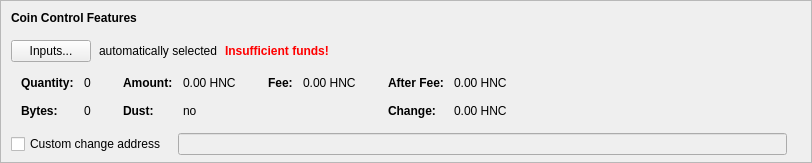
    <widget class="QFrame" name="frameCoinControl">
     <property name="sizePolicy">
      <sizepolicy hsizetype="Expanding" vsizetype="Expanding">
       <horstretch>0</horstretch>
       <verstretch>0</verstretch>
      </sizepolicy>
     </property>
     <property name="maximumSize">
      <size>
       <width>16777215</width>
       <height>16777215</height>
      </size>
     </property>
     <property name="frameShape">
      <enum>QFrame::StyledPanel</enum>
     </property>
     <property name="frameShadow">
      <enum>QFrame::Sunken</enum>
     </property>
     <layout class="QVBoxLayout" name="verticalLayoutCoinControl2">
      <property name="spacing">
       <number>0</number>
      </property>
      <property name="leftMargin">
       <number>0</number>
      </property>
      <property name="topMargin">
       <number>0</number>
      </property>
      <property name="rightMargin">
       <number>0</number>
      </property>
      <property name="bottomMargin">
       <number>6</number>
      </property>
      <item>
       <layout class="QVBoxLayout" name="verticalLayoutCoinControl" stretch="0,0,0,0,1">
        <property name="spacing">
         <number>0</number>
        </property>
        <property name="leftMargin">
         <number>10</number>
        </property>
        <property name="topMargin">
         <number>10</number>
        </property>
        <item>
         <layout class="QHBoxLayout" name="horizontalLayoutCoinControl1">
          <property name="bottomMargin">
           <number>15</number>
          </property>
          <item>
           <widget class="QLabel" name="labelCoinControlFeatures">
            <property name="sizePolicy">
             <sizepolicy hsizetype="Preferred" vsizetype="Maximum">
              <horstretch>0</horstretch>
              <verstretch>0</verstretch>
             </sizepolicy>
            </property>
            <property name="font">
             <font>
              <weight>75</weight>
              <bold>true</bold>
             </font>
            </property>
            <property name="styleSheet">
             <string notr="true">font-weight:bold;</string>
            </property>
            <property name="text">
             <string>Coin Control Features</string>
            </property>
           </widget>
          </item>
         </layout>
        </item>
        <item>
         <layout class="QHBoxLayout" name="horizontalLayoutCoinControl2" stretch="0,0,0,0">
          <property name="spacing">
           <number>8</number>
          </property>
          <property name="bottomMargin">
           <number>10</number>
          </property>
          <item>
           <widget class="QPushButton" name="pushButtonCoinControl">
            <property name="styleSheet">
             <string notr="true"/>
            </property>
            <property name="text">
             <string>Inputs...</string>
            </property>
            <property name="autoDefault">
             <bool>false</bool>
            </property>
           </widget>
          </item>
          <item>
           <widget class="QLabel" name="labelCoinControlAutomaticallySelected">
            <property name="text">
             <string>automatically selected</string>
            </property>
            <property name="margin">
             <number>5</number>
            </property>
           </widget>
          </item>
          <item>
           <widget class="QLabel" name="labelCoinControlInsuffFunds">
            <property name="font">
             <font>
              <weight>75</weight>
              <bold>true</bold>
             </font>
            </property>
            <property name="styleSheet">
             <string notr="true">color:red;font-weight:bold;</string>
            </property>
            <property name="text">
             <string>Insufficient funds!</string>
            </property>
            <property name="margin">
             <number>5</number>
            </property>
           </widget>
          </item>
          <item>
           <spacer name="horizontalSpacerCoinControl">
            <property name="orientation">
             <enum>Qt::Horizontal</enum>
            </property>
            <property name="sizeHint" stdset="0">
             <size>
              <width>40</width>
              <height>1</height>
             </size>
            </property>
           </spacer>
          </item>
         </layout>
        </item>
        <item>
         <widget class="QWidget" name="widgetCoinControl" native="true">
          <property name="sizePolicy">
           <sizepolicy hsizetype="Preferred" vsizetype="Preferred">
            <horstretch>0</horstretch>
            <verstretch>0</verstretch>
           </sizepolicy>
          </property>
          <property name="minimumSize">
           <size>
            <width>0</width>
            <height>0</height>
           </size>
          </property>
          <property name="styleSheet">
           <string notr="true"/>
          </property>
          <layout class="QHBoxLayout" name="horizontalLayoutCoinControl5">
           <property name="leftMargin">
            <number>0</number>
           </property>
           <property name="topMargin">
            <number>0</number>
           </property>
           <property name="rightMargin">
            <number>0</number>
           </property>
           <property name="bottomMargin">
            <number>0</number>
           </property>
           <item>
            <layout class="QHBoxLayout" name="horizontalLayoutCoinControl3" stretch="0,0,0,1">
             <property name="spacing">
              <number>20</number>
             </property>
             <property name="topMargin">
              <number>0</number>
             </property>
             <property name="bottomMargin">
              <number>10</number>
             </property>
             <item>
              <layout class="QFormLayout" name="formLayoutCoinControl1">
               <property name="horizontalSpacing">
                <number>10</number>
               </property>
               <property name="verticalSpacing">
                <number>14</number>
               </property>
               <property name="leftMargin">
                <number>10</number>
               </property>
               <property name="topMargin">
                <number>4</number>
               </property>
               <property name="rightMargin">
                <number>6</number>
               </property>
               <item row="0" column="0">
                <widget class="QLabel" name="labelCoinControlQuantityText">
                 <property name="font">
                  <font>
                   <weight>75</weight>
                   <bold>true</bold>
                  </font>
                 </property>
                 <property name="text">
                  <string>Quantity:</string>
                 </property>
                 <property name="margin">
                  <number>0</number>
                 </property>
                </widget>
               </item>
               <item row="0" column="1">
                <widget class="QLabel" name="labelCoinControlQuantity">
                 <property name="cursor">
                  <cursorShape>IBeamCursor</cursorShape>
                 </property>
                 <property name="contextMenuPolicy">
                  <enum>Qt::ActionsContextMenu</enum>
                 </property>
                 <property name="text">
                  <string notr="true">0</string>
                 </property>
                 <property name="margin">
                  <number>0</number>
                 </property>
                 <property name="textInteractionFlags">
                  <set>Qt::LinksAccessibleByMouse|Qt::TextSelectableByKeyboard|Qt::TextSelectableByMouse</set>
                 </property>
                </widget>
               </item>
               <item row="1" column="0">
                <widget class="QLabel" name="labelCoinControlBytesText">
                 <property name="font">
                  <font>
                   <weight>75</weight>
                   <bold>true</bold>
                  </font>
                 </property>
                 <property name="text">
                  <string>Bytes:</string>
                 </property>
                </widget>
               </item>
               <item row="1" column="1">
                <widget class="QLabel" name="labelCoinControlBytes">
                 <property name="cursor">
                  <cursorShape>IBeamCursor</cursorShape>
                 </property>
                 <property name="contextMenuPolicy">
                  <enum>Qt::ActionsContextMenu</enum>
                 </property>
                 <property name="text">
                  <string notr="true">0</string>
                 </property>
                 <property name="textInteractionFlags">
                  <set>Qt::LinksAccessibleByMouse|Qt::TextSelectableByKeyboard|Qt::TextSelectableByMouse</set>
                 </property>
                </widget>
               </item>
              </layout>
             </item>
             <item>
              <layout class="QFormLayout" name="formLayoutCoinControl2">
               <property name="horizontalSpacing">
                <number>10</number>
               </property>
               <property name="verticalSpacing">
                <number>14</number>
               </property>
               <property name="leftMargin">
                <number>6</number>
               </property>
               <property name="topMargin">
                <number>4</number>
               </property>
               <property name="rightMargin">
                <number>6</number>
               </property>
               <item row="0" column="0">
                <widget class="QLabel" name="labelCoinControlAmountText">
                 <property name="font">
                  <font>
                   <weight>75</weight>
                   <bold>true</bold>
                  </font>
                 </property>
                 <property name="text">
                  <string>Amount:</string>
                 </property>
                 <property name="margin">
                  <number>0</number>
                 </property>
                </widget>
               </item>
               <item row="0" column="1">
                <widget class="QLabel" name="labelCoinControlAmount">
                 <property name="cursor">
                  <cursorShape>IBeamCursor</cursorShape>
                 </property>
                 <property name="contextMenuPolicy">
                  <enum>Qt::ActionsContextMenu</enum>
                 </property>
                 <property name="text">
                  <string notr="true">0.00 HNC</string>
                 </property>
                 <property name="textInteractionFlags">
                  <set>Qt::LinksAccessibleByMouse|Qt::TextSelectableByKeyboard|Qt::TextSelectableByMouse</set>
                 </property>
                </widget>
               </item>
               <item row="1" column="0">
                <widget class="QLabel" name="labelCoinControlLowOutputText">
                 <property name="font">
                  <font>
                   <weight>75</weight>
                   <bold>true</bold>
                  </font>
                 </property>
                 <property name="text">
                  <string>Dust:</string>
                 </property>
                </widget>
               </item>
               <item row="1" column="1">
                <widget class="QLabel" name="labelCoinControlLowOutput">
                 <property name="cursor">
                  <cursorShape>IBeamCursor</cursorShape>
                 </property>
                 <property name="contextMenuPolicy">
                  <enum>Qt::ActionsContextMenu</enum>
                 </property>
                 <property name="text">
                  <string notr="true">no</string>
                 </property>
                 <property name="textInteractionFlags">
                  <set>Qt::LinksAccessibleByMouse|Qt::TextSelectableByKeyboard|Qt::TextSelectableByMouse</set>
                 </property>
                </widget>
               </item>
              </layout>
             </item>
             <item>
              <layout class="QFormLayout" name="formLayoutCoinControl3">
               <property name="horizontalSpacing">
                <number>10</number>
               </property>
               <property name="verticalSpacing">
                <number>14</number>
               </property>
               <property name="leftMargin">
                <number>6</number>
               </property>
               <property name="topMargin">
                <number>4</number>
               </property>
               <property name="rightMargin">
                <number>6</number>
               </property>
               <item row="0" column="0">
                <widget class="QLabel" name="labelCoinControlFeeText">
                 <property name="font">
                  <font>
                   <weight>75</weight>
                   <bold>true</bold>
                  </font>
                 </property>
                 <property name="text">
                  <string>Fee:</string>
                 </property>
                 <property name="margin">
                  <number>0</number>
                 </property>
                </widget>
               </item>
               <item row="0" column="1">
                <widget class="QLabel" name="labelCoinControlFee">
                 <property name="cursor">
                  <cursorShape>IBeamCursor</cursorShape>
                 </property>
                 <property name="contextMenuPolicy">
                  <enum>Qt::ActionsContextMenu</enum>
                 </property>
                 <property name="text">
                  <string notr="true">0.00 HNC</string>
                 </property>
                 <property name="textInteractionFlags">
                  <set>Qt::LinksAccessibleByMouse|Qt::TextSelectableByKeyboard|Qt::TextSelectableByMouse</set>
                 </property>
                </widget>
               </item>
              </layout>
             </item>
             <item>
              <layout class="QFormLayout" name="formLayoutCoinControl4">
               <property name="horizontalSpacing">
                <number>10</number>
               </property>
               <property name="verticalSpacing">
                <number>14</number>
               </property>
               <property name="leftMargin">
                <number>6</number>
               </property>
               <property name="topMargin">
                <number>4</number>
               </property>
               <property name="rightMargin">
                <number>6</number>
               </property>
               <item row="0" column="0">
                <widget class="QLabel" name="labelCoinControlAfterFeeText">
                 <property name="font">
                  <font>
                   <weight>75</weight>
                   <bold>true</bold>
                  </font>
                 </property>
                 <property name="text">
                  <string>After Fee:</string>
                 </property>
                 <property name="margin">
                  <number>0</number>
                 </property>
                </widget>
               </item>
               <item row="0" column="1">
                <widget class="QLabel" name="labelCoinControlAfterFee">
                 <property name="cursor">
                  <cursorShape>IBeamCursor</cursorShape>
                 </property>
                 <property name="contextMenuPolicy">
                  <enum>Qt::ActionsContextMenu</enum>
                 </property>
                 <property name="text">
                  <string notr="true">0.00 HNC</string>
                 </property>
                 <property name="textInteractionFlags">
                  <set>Qt::LinksAccessibleByMouse|Qt::TextSelectableByKeyboard|Qt::TextSelectableByMouse</set>
                 </property>
                </widget>
               </item>
               <item row="1" column="0">
                <widget class="QLabel" name="labelCoinControlChangeText">
                 <property name="font">
                  <font>
                   <weight>75</weight>
                   <bold>true</bold>
                  </font>
                 </property>
                 <property name="text">
                  <string>Change:</string>
                 </property>
                </widget>
               </item>
               <item row="1" column="1">
                <widget class="QLabel" name="labelCoinControlChange">
                 <property name="cursor">
                  <cursorShape>IBeamCursor</cursorShape>
                 </property>
                 <property name="contextMenuPolicy">
                  <enum>Qt::ActionsContextMenu</enum>
                 </property>
                 <property name="text">
                  <string notr="true">0.00 HNC</string>
                 </property>
                 <property name="textInteractionFlags">
                  <set>Qt::LinksAccessibleByMouse|Qt::TextSelectableByKeyboard|Qt::TextSelectableByMouse</set>
                 </property>
                </widget>
               </item>
              </layout>
             </item>
            </layout>
           </item>
          </layout>
         </widget>
        </item>
        <item>
         <layout class="QHBoxLayout" name="horizontalLayoutCoinControl4" stretch="0,0,0">
          <property name="spacing">
           <number>12</number>
          </property>
          <property name="sizeConstraint">
           <enum>QLayout::SetDefaultConstraint</enum>
          </property>
          <property name="topMargin">
           <number>5</number>
          </property>
          <property name="rightMargin">
           <number>5</number>
          </property>
          <item>
           <widget class="QCheckBox" name="checkBoxCoinControlChange">
            <property name="toolTip">
             <string>If this is activated, but the change address is empty or invalid, change will be sent to a newly generated address.</string>
            </property>
            <property name="text">
             <string>Custom change address</string>
            </property>
           </widget>
          </item>
          <item>
           <widget class="QValidatedLineEdit" name="lineEditCoinControlChange">
            <property name="enabled">
             <bool>false</bool>
            </property>
            <property name="sizePolicy">
             <sizepolicy hsizetype="Expanding" vsizetype="Fixed">
              <horstretch>0</horstretch>
              <verstretch>0</verstretch>
             </sizepolicy>
            </property>
           </widget>
          </item>
          <item>
           <widget class="QLabel" name="labelCoinControlChangeLabel">
            <property name="sizePolicy">
             <sizepolicy hsizetype="Preferred" vsizetype="Expanding">
              <horstretch>0</horstretch>
              <verstretch>0</verstretch>
             </sizepolicy>
            </property>
            <property name="minimumSize">
             <size>
              <width>0</width>
              <height>0</height>
             </size>
            </property>
            <property name="text">
             <string/>
            </property>
            <property name="margin">
             <number>3</number>
            </property>
           </widget>
          </item>
         </layout>
        </item>
        <item>
         <spacer name="verticalSpacerCoinControl">
          <property name="orientation">
           <enum>Qt::Vertical</enum>
          </property>
          <property name="sizeHint" stdset="0">
           <size>
            <width>800</width>
            <height>1</height>
           </size>
          </property>
         </spacer>
        </item>
       </layout>
      </item>
     </layout>
    </widget>
